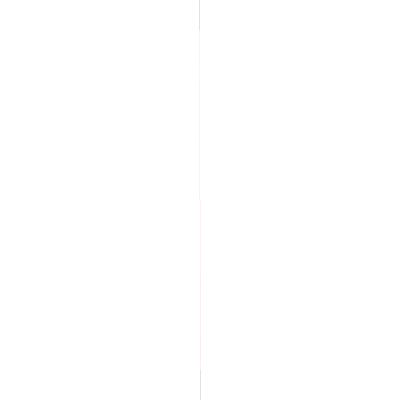
Frame 1 (no input)
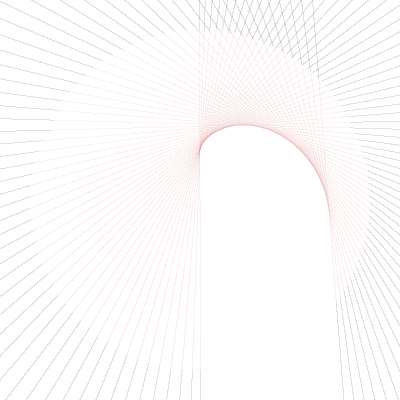
Frame 60 (the mouse pressed at the canvas centre just before this capture)
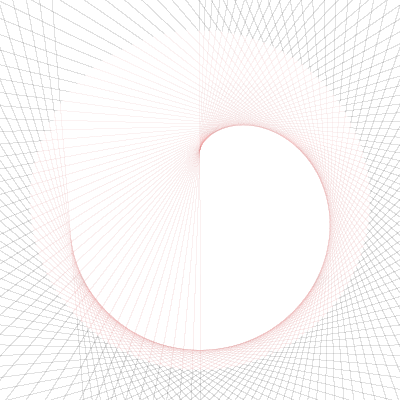
Frame 120 (the mouse held since frame 60 and released just before this capture)

The Processing sketch that drew these frames (run headless with seeded random() and noise(); from frame 60 on, the mouse is pressed at the canvas centre):

// Processing sketch: processing_22542
// ── processing_22542.pde

float x1=0;
float x2;
float y1=0;
float y2;
int radiusCard = 50;
int radiusCirc = 170; 
int r=214, g=112, bl=112;
int angle=0;

void setup(){
  smooth();
  background(255);
  size(400, 400);
  stroke(r, g, bl);
  translate (width/2, height/2);
 
  noFill();
  stroke(r, g, bl, 100);
  strokeWeight(0);
 // ellipse(0,0, radiusCirc*2, radiusCirc*2);
}
void draw() {
  strokeWeight(0);
  frameRate(20);
   translate (width/2, height/2);
    rotate(-PI/2);
  //for (int angle=0; angle <=360; angle+=3) {
    
    x2 = radiusCard * (2*cos(radians(angle)) - cos(2*radians(angle)));
    y2 = radiusCard * (2*sin(radians(angle)) - sin(2*radians(angle)));
  
    //line(x1, y1, x2, y2);
    drawLine(x1, y1, x2, y2);
    x1 = x2;
    y1 = y2;
    angle+=2;
    if (frameCount> 180)
      noLoop();
  System.out.println(frameCount);

  
}

void drawLine(float x1, float y1, float x2, float y2){
  strokeWeight(0);
  float slope=0;
  float b=0;
  float xi, yi;
  float xf, yf;
  slope = (y2-y1) / (x2-x1);
  b = y1 - slope*(x1);
  xi =  -width/2-11;
  yi = slope * xi + b;
  float a=250;
  if ((x2-x1)!=0){
    for (float i = -width/2-10; i<width/2+10; i+=0.2) {
      xf = i;
      yf = slope * i + b;
       if (!isLineinCircle(xi, yi, xf,yf)) {
          //stroke(121, 137, 240, 200);
          stroke(20); 
     }
      line (xi, yi, xf, yf);
      xi = xf;
      yi = yf;
      a-=0.05;
      stroke(r, g, bl, a);
    }
   }
 }
boolean isLineinCircle (float xinit, float yinit, float xfinal, float yfinal) {
  if (dist(0, 0, xfinal, yfinal )  <=radiusCirc && (dist(0, 0, xinit, yinit)) 
    <=radiusCirc)
    return true;
  else 
    return false;
}  

  
